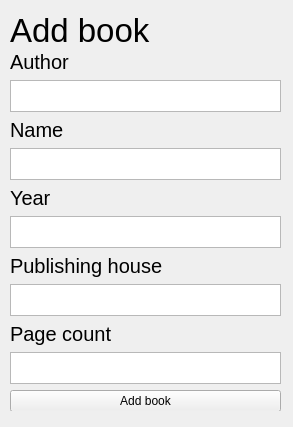
<?xml version="1.0" encoding="UTF-8"?>
<ui version="4.0">
 <class>EditWindow</class>
 <widget class="QWidget" name="EditWindow">
  <property name="geometry">
   <rect>
    <x>0</x>
    <y>0</y>
    <width>293</width>
    <height>427</height>
   </rect>
  </property>
  <property name="windowTitle">
   <string>Form</string>
  </property>
  <widget class="QWidget" name="verticalLayoutWidget">
   <property name="geometry">
    <rect>
     <x>10</x>
     <y>10</y>
     <width>271</width>
     <height>41</height>
    </rect>
   </property>
   <layout class="QVBoxLayout" name="verticalLayout">
    <item>
     <widget class="QLabel" name="main_label">
      <property name="font">
       <font>
        <pointsize>25</pointsize>
       </font>
      </property>
      <property name="text">
       <string>Add book</string>
      </property>
     </widget>
    </item>
   </layout>
  </widget>
  <widget class="QWidget" name="gridLayoutWidget">
   <property name="geometry">
    <rect>
     <x>10</x>
     <y>50</y>
     <width>271</width>
     <height>361</height>
    </rect>
   </property>
   <layout class="QGridLayout" name="gridLayout">
    <item row="2" column="0">
     <widget class="QLabel" name="label_3">
      <property name="font">
       <font>
        <pointsize>15</pointsize>
       </font>
      </property>
      <property name="text">
       <string>Name</string>
      </property>
     </widget>
    </item>
    <item row="10" column="0">
     <widget class="QLabel" name="label_6">
      <property name="font">
       <font>
        <pointsize>15</pointsize>
       </font>
      </property>
      <property name="text">
       <string>Page count</string>
      </property>
     </widget>
    </item>
    <item row="11" column="0">
     <widget class="QTextEdit" name="page_count_input"/>
    </item>
    <item row="7" column="0">
     <widget class="QLabel" name="label_5">
      <property name="font">
       <font>
        <pointsize>15</pointsize>
       </font>
      </property>
      <property name="text">
       <string>Publishing house</string>
      </property>
     </widget>
    </item>
    <item row="8" column="0">
     <widget class="QTextEdit" name="ph_input"/>
    </item>
    <item row="1" column="0">
     <widget class="QTextEdit" name="author_input"/>
    </item>
    <item row="5" column="0">
     <widget class="QLabel" name="label_4">
      <property name="font">
       <font>
        <pointsize>15</pointsize>
       </font>
      </property>
      <property name="text">
       <string>Year</string>
      </property>
     </widget>
    </item>
    <item row="12" column="0">
     <widget class="QPushButton" name="main_btn">
      <property name="text">
       <string>Add book</string>
      </property>
     </widget>
    </item>
    <item row="0" column="0">
     <widget class="QLabel" name="label_2">
      <property name="font">
       <font>
        <pointsize>15</pointsize>
       </font>
      </property>
      <property name="text">
       <string>Author</string>
      </property>
     </widget>
    </item>
    <item row="3" column="0">
     <widget class="QTextEdit" name="name_input"/>
    </item>
    <item row="6" column="0">
     <widget class="QTextEdit" name="year_input"/>
    </item>
   </layout>
  </widget>
 </widget>
 <resources/>
 <connections/>
</ui>
